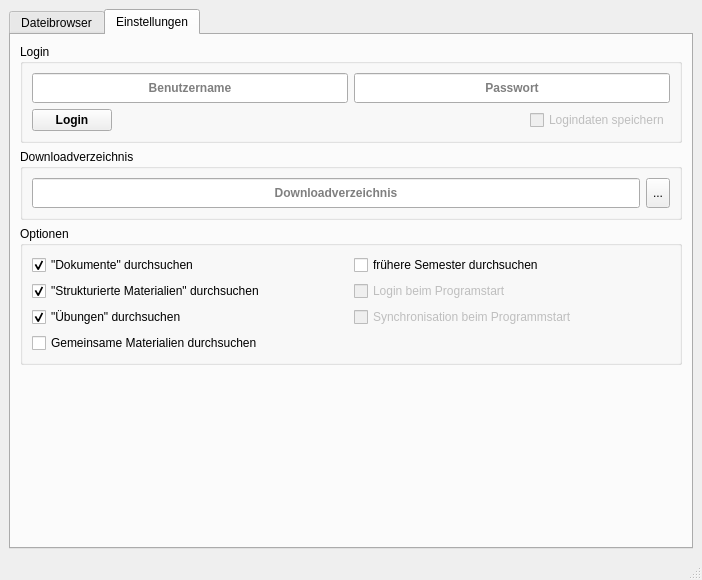
<?xml version="1.0" encoding="UTF-8"?>
<ui version="4.0">
 <class>MainWindow</class>
 <widget class="QMainWindow" name="MainWindow">
  <property name="geometry">
   <rect>
    <x>0</x>
    <y>0</y>
    <width>702</width>
    <height>580</height>
   </rect>
  </property>
  <property name="maximumSize">
   <size>
    <width>900</width>
    <height>16777215</height>
   </size>
  </property>
  <property name="windowTitle">
   <string>Sync-my-L²P</string>
  </property>
  <property name="windowIcon">
   <iconset resource="Icons.qrc">
    <normaloff>:/Icons/Icons/magnifier.png</normaloff>:/Icons/Icons/magnifier.png</iconset>
  </property>
  <widget class="QWidget" name="centralwidget">
   <layout class="QVBoxLayout" name="verticalLayout_2">
    <item>
     <widget class="QTabWidget" name="tabWidget">
      <property name="sizePolicy">
       <sizepolicy hsizetype="Expanding" vsizetype="Expanding">
        <horstretch>0</horstretch>
        <verstretch>0</verstretch>
       </sizepolicy>
      </property>
      <property name="currentIndex">
       <number>1</number>
      </property>
      <property name="iconSize">
       <size>
        <width>16</width>
        <height>16</height>
       </size>
      </property>
      <widget class="QWidget" name="Dateibrowser">
       <attribute name="icon">
        <iconset resource="Icons.qrc">
         <normaloff>:/Icons/Icons/cupboard.png</normaloff>:/Icons/Icons/cupboard.png</iconset>
       </attribute>
       <attribute name="title">
        <string>Dateibrowser</string>
       </attribute>
       <layout class="QHBoxLayout" name="horizontalLayout_3">
        <item>
         <widget class="QTreeView" name="treeView">
          <property name="sizePolicy">
           <sizepolicy hsizetype="MinimumExpanding" vsizetype="Expanding">
            <horstretch>0</horstretch>
            <verstretch>0</verstretch>
           </sizepolicy>
          </property>
          <property name="mouseTracking">
           <bool>true</bool>
          </property>
          <property name="contextMenuPolicy">
           <enum>Qt::CustomContextMenu</enum>
          </property>
          <property name="editTriggers">
           <set>QAbstractItemView::NoEditTriggers</set>
          </property>
          <property name="tabKeyNavigation">
           <bool>true</bool>
          </property>
          <property name="showDropIndicator" stdset="0">
           <bool>false</bool>
          </property>
          <property name="alternatingRowColors">
           <bool>true</bool>
          </property>
          <property name="selectionMode">
           <enum>QAbstractItemView::ExtendedSelection</enum>
          </property>
          <property name="uniformRowHeights">
           <bool>true</bool>
          </property>
          <property name="animated">
           <bool>true</bool>
          </property>
          <property name="wordWrap">
           <bool>true</bool>
          </property>
          <attribute name="headerVisible">
           <bool>false</bool>
          </attribute>
         </widget>
        </item>
        <item>
         <layout class="QVBoxLayout" name="verticalLayout_3">
          <item>
           <widget class="QGroupBox" name="AnsichtBox">
            <property name="sizePolicy">
             <sizepolicy hsizetype="Preferred" vsizetype="Maximum">
              <horstretch>0</horstretch>
              <verstretch>0</verstretch>
             </sizepolicy>
            </property>
            <property name="minimumSize">
             <size>
              <width>150</width>
              <height>0</height>
             </size>
            </property>
            <property name="title">
             <string>Ansicht</string>
            </property>
            <layout class="QVBoxLayout" name="verticalLayout_4">
             <item>
              <widget class="QPushButton" name="Aktualisieren">
               <property name="enabled">
                <bool>false</bool>
               </property>
               <property name="statusTip">
                <string>Aktualiseren aller Veranstaltungen und Dateien</string>
               </property>
               <property name="text">
                <string>aktualisieren</string>
               </property>
               <property name="icon">
                <iconset resource="Icons.qrc">
                 <normaloff>:/Icons/Icons/refresh.png</normaloff>:/Icons/Icons/refresh.png</iconset>
               </property>
               <property name="iconSize">
                <size>
                 <width>16</width>
                 <height>16</height>
                </size>
               </property>
              </widget>
             </item>
             <item>
              <widget class="QPushButton" name="expandButton">
               <property name="statusTip">
                <string>Expandieren aller Veranstaltungen und Ordner</string>
               </property>
               <property name="text">
                <string>alle expandieren</string>
               </property>
              </widget>
             </item>
             <item>
              <widget class="QPushButton" name="collapseButton">
               <property name="statusTip">
                <string>Rduzieren aller Veranstaltungen und Ordner</string>
               </property>
               <property name="text">
                <string>alle reduzieren</string>
               </property>
              </widget>
             </item>
             <item>
              <widget class="QPushButton" name="directoryOpen">
               <property name="enabled">
                <bool>false</bool>
               </property>
               <property name="sizePolicy">
                <sizepolicy hsizetype="Minimum" vsizetype="Fixed">
                 <horstretch>0</horstretch>
                 <verstretch>0</verstretch>
                </sizepolicy>
               </property>
               <property name="statusTip">
                <string>Öffnen des ausgewählten Downloadverzeichnisses</string>
               </property>
               <property name="text">
                <string>Speicherort öffnen</string>
               </property>
               <property name="icon">
                <iconset resource="Icons.qrc">
                 <normaloff>:/Icons/drive</normaloff>:/Icons/drive</iconset>
               </property>
               <property name="iconSize">
                <size>
                 <width>16</width>
                 <height>16</height>
                </size>
               </property>
              </widget>
             </item>
            </layout>
           </widget>
          </item>
          <item>
           <spacer name="verticalSpacer_2">
            <property name="orientation">
             <enum>Qt::Vertical</enum>
            </property>
            <property name="sizeType">
             <enum>QSizePolicy::Expanding</enum>
            </property>
            <property name="sizeHint" stdset="0">
             <size>
              <width>20</width>
              <height>20</height>
             </size>
            </property>
           </spacer>
          </item>
          <item>
           <widget class="QGroupBox" name="FilterBox">
            <property name="sizePolicy">
             <sizepolicy hsizetype="Preferred" vsizetype="Maximum">
              <horstretch>0</horstretch>
              <verstretch>0</verstretch>
             </sizepolicy>
            </property>
            <property name="title">
             <string>Dateifilter</string>
            </property>
            <layout class="QGridLayout" name="gridLayout_3">
             <item row="0" column="0">
              <widget class="QCheckBox" name="maxSizeCheckBox">
               <property name="statusTip">
                <string>Auswahl einer maximalen Dateigröße für runterzuladene Dateien</string>
               </property>
               <property name="text">
                <string>Max. Größe</string>
               </property>
              </widget>
             </item>
             <item row="1" column="0" colspan="2">
              <widget class="QPushButton" name="nameFilterButton">
               <property name="enabled">
                <bool>false</bool>
               </property>
               <property name="text">
                <string>Namensfilter</string>
               </property>
              </widget>
             </item>
             <item row="2" column="0" colspan="2">
              <widget class="QPushButton" name="dateFilterButton">
               <property name="enabled">
                <bool>false</bool>
               </property>
               <property name="text">
                <string>Datumsfilter</string>
               </property>
              </widget>
             </item>
             <item row="0" column="1">
              <widget class="QSpinBox" name="maxSizeBox">
               <property name="sizePolicy">
                <sizepolicy hsizetype="Maximum" vsizetype="Fixed">
                 <horstretch>0</horstretch>
                 <verstretch>0</verstretch>
                </sizepolicy>
               </property>
               <property name="alignment">
                <set>Qt::AlignRight|Qt::AlignTrailing|Qt::AlignVCenter</set>
               </property>
               <property name="accelerated">
                <bool>true</bool>
               </property>
               <property name="suffix">
                <string> MB</string>
               </property>
               <property name="minimum">
                <number>1</number>
               </property>
               <property name="maximum">
                <number>999</number>
               </property>
              </widget>
             </item>
            </layout>
           </widget>
          </item>
          <item>
           <widget class="QGroupBox" name="SynchronisierungBox">
            <property name="sizePolicy">
             <sizepolicy hsizetype="Preferred" vsizetype="Maximum">
              <horstretch>0</horstretch>
              <verstretch>0</verstretch>
             </sizepolicy>
            </property>
            <property name="minimumSize">
             <size>
              <width>150</width>
              <height>0</height>
             </size>
            </property>
            <property name="title">
             <string>Synchronisation</string>
            </property>
            <layout class="QVBoxLayout" name="verticalLayout_5">
             <item>
              <widget class="QPushButton" name="ausschliessen">
               <property name="enabled">
                <bool>false</bool>
               </property>
               <property name="statusTip">
                <string>Ausschließen aller ausgewählten Dateien aus der Synchronisation</string>
               </property>
               <property name="text">
                <string>ausschließen</string>
               </property>
               <property name="icon">
                <iconset resource="Icons.qrc">
                 <normaloff>:/Icons/Icons/block.png</normaloff>:/Icons/Icons/block.png</iconset>
               </property>
               <property name="iconSize">
                <size>
                 <width>16</width>
                 <height>16</height>
                </size>
               </property>
              </widget>
             </item>
             <item>
              <widget class="QPushButton" name="einbinden">
               <property name="enabled">
                <bool>false</bool>
               </property>
               <property name="statusTip">
                <string>Einbinden aller ausgewählten Dateien aus der Synchronisation</string>
               </property>
               <property name="text">
                <string>einbinden</string>
               </property>
               <property name="icon">
                <iconset resource="Icons.qrc">
                 <normaloff>:/Icons/Icons/tick.png</normaloff>:/Icons/Icons/tick.png</iconset>
               </property>
               <property name="iconSize">
                <size>
                 <width>16</width>
                 <height>16</height>
                </size>
               </property>
              </widget>
             </item>
             <item>
              <widget class="QPushButton" name="synchronisieren">
               <property name="enabled">
                <bool>false</bool>
               </property>
               <property name="font">
                <font>
                 <weight>75</weight>
                 <bold>true</bold>
                </font>
               </property>
               <property name="statusTip">
                <string>Starten der Synchronisation</string>
               </property>
               <property name="text">
                <string>synchronsieren</string>
               </property>
               <property name="icon">
                <iconset resource="Icons.qrc">
                 <normaloff>:/Icons/Icons/download.png</normaloff>:/Icons/Icons/download.png</iconset>
               </property>
               <property name="iconSize">
                <size>
                 <width>16</width>
                 <height>16</height>
                </size>
               </property>
              </widget>
             </item>
            </layout>
           </widget>
          </item>
         </layout>
        </item>
       </layout>
      </widget>
      <widget class="QWidget" name="Einstellungen">
       <property name="sizePolicy">
        <sizepolicy hsizetype="Preferred" vsizetype="Preferred">
         <horstretch>0</horstretch>
         <verstretch>0</verstretch>
        </sizepolicy>
       </property>
       <attribute name="icon">
        <iconset resource="Icons.qrc">
         <normaloff>:/Icons/Icons/gear.png</normaloff>:/Icons/Icons/gear.png</iconset>
       </attribute>
       <attribute name="title">
        <string>Einstellungen</string>
       </attribute>
       <layout class="QVBoxLayout" name="verticalLayout">
        <item>
         <widget class="QGroupBox" name="groupBox_2">
          <property name="sizePolicy">
           <sizepolicy hsizetype="Preferred" vsizetype="Maximum">
            <horstretch>0</horstretch>
            <verstretch>0</verstretch>
           </sizepolicy>
          </property>
          <property name="title">
           <string>Login</string>
          </property>
          <layout class="QGridLayout" name="gridLayout">
           <item row="0" column="0">
            <widget class="QLineEdit" name="BenutzernameFeld">
             <property name="minimumSize">
              <size>
               <width>315</width>
               <height>30</height>
              </size>
             </property>
             <property name="font">
              <font>
               <weight>75</weight>
               <bold>true</bold>
              </font>
             </property>
             <property name="alignment">
              <set>Qt::AlignCenter</set>
             </property>
             <property name="placeholderText">
              <string>Benutzername</string>
             </property>
            </widget>
           </item>
           <item row="0" column="1">
            <widget class="QLineEdit" name="PasswortFeld">
             <property name="minimumSize">
              <size>
               <width>315</width>
               <height>30</height>
              </size>
             </property>
             <property name="font">
              <font>
               <weight>75</weight>
               <bold>true</bold>
              </font>
             </property>
             <property name="echoMode">
              <enum>QLineEdit::Password</enum>
             </property>
             <property name="cursorPosition">
              <number>0</number>
             </property>
             <property name="alignment">
              <set>Qt::AlignCenter</set>
             </property>
             <property name="placeholderText">
              <string>Passwort</string>
             </property>
            </widget>
           </item>
           <item row="3" column="1">
            <layout class="QHBoxLayout" name="horizontalLayout">
             <item>
              <spacer name="horizontalSpacer">
               <property name="orientation">
                <enum>Qt::Horizontal</enum>
               </property>
               <property name="sizeHint" stdset="0">
                <size>
                 <width>0</width>
                 <height>0</height>
                </size>
               </property>
              </spacer>
             </item>
             <item>
              <widget class="QCheckBox" name="DatenSpeichern">
               <property name="enabled">
                <bool>false</bool>
               </property>
               <property name="sizePolicy">
                <sizepolicy hsizetype="Maximum" vsizetype="Fixed">
                 <horstretch>0</horstretch>
                 <verstretch>0</verstretch>
                </sizepolicy>
               </property>
               <property name="statusTip">
                <string>Speichern der Logindaten auf dem Computer</string>
               </property>
               <property name="text">
                <string>Logindaten speichern</string>
               </property>
              </widget>
             </item>
            </layout>
           </item>
           <item row="3" column="0">
            <widget class="QPushButton" name="Login">
             <property name="sizePolicy">
              <sizepolicy hsizetype="Maximum" vsizetype="Fixed">
               <horstretch>0</horstretch>
               <verstretch>0</verstretch>
              </sizepolicy>
             </property>
             <property name="font">
              <font>
               <weight>75</weight>
               <bold>true</bold>
              </font>
             </property>
             <property name="statusTip">
              <string>Start des Einlogvorgangs</string>
             </property>
             <property name="text">
              <string>Login</string>
             </property>
             <property name="icon">
              <iconset resource="Icons.qrc">
               <normaloff>:/Icons/Icons/lock.png</normaloff>:/Icons/Icons/lock.png</iconset>
             </property>
             <property name="iconSize">
              <size>
               <width>16</width>
               <height>16</height>
              </size>
             </property>
            </widget>
           </item>
          </layout>
         </widget>
        </item>
        <item>
         <widget class="QGroupBox" name="VerzeichnisBox">
          <property name="sizePolicy">
           <sizepolicy hsizetype="Preferred" vsizetype="Maximum">
            <horstretch>0</horstretch>
            <verstretch>0</verstretch>
           </sizepolicy>
          </property>
          <property name="title">
           <string>Downloadverzeichnis</string>
          </property>
          <layout class="QHBoxLayout" name="horizontalLayout_2">
           <item>
            <widget class="QLineEdit" name="VerzeichnisFeld">
             <property name="sizePolicy">
              <sizepolicy hsizetype="MinimumExpanding" vsizetype="Fixed">
               <horstretch>0</horstretch>
               <verstretch>0</verstretch>
              </sizepolicy>
             </property>
             <property name="minimumSize">
              <size>
               <width>0</width>
               <height>30</height>
              </size>
             </property>
             <property name="font">
              <font>
               <weight>75</weight>
               <bold>true</bold>
              </font>
             </property>
             <property name="alignment">
              <set>Qt::AlignCenter</set>
             </property>
             <property name="readOnly">
              <bool>true</bool>
             </property>
             <property name="placeholderText">
              <string>Downloadverzeichnis</string>
             </property>
            </widget>
           </item>
           <item>
            <widget class="QToolButton" name="directoryButton">
             <property name="sizePolicy">
              <sizepolicy hsizetype="Minimum" vsizetype="Preferred">
               <horstretch>0</horstretch>
               <verstretch>0</verstretch>
              </sizepolicy>
             </property>
             <property name="text">
              <string>...</string>
             </property>
            </widget>
           </item>
          </layout>
         </widget>
        </item>
        <item>
         <widget class="QGroupBox" name="OptionenBox">
          <property name="sizePolicy">
           <sizepolicy hsizetype="Preferred" vsizetype="Maximum">
            <horstretch>0</horstretch>
            <verstretch>0</verstretch>
           </sizepolicy>
          </property>
          <property name="title">
           <string>Optionen</string>
          </property>
          <layout class="QGridLayout" name="gridLayout_2">
           <item row="0" column="0">
            <widget class="QCheckBox" name="documentsCheck">
             <property name="statusTip">
              <string>Einschließen von &quot;Dokumente&quot; in die Synchronisation</string>
             </property>
             <property name="text">
              <string>&quot;Dokumente&quot; durchsuchen</string>
             </property>
             <property name="checked">
              <bool>true</bool>
             </property>
            </widget>
           </item>
           <item row="2" column="0">
            <widget class="QCheckBox" name="structeredDocumentsCheck">
             <property name="statusTip">
              <string>Einschließen von &quot;Strukturiete Materialien&quot; in die Synchronisation</string>
             </property>
             <property name="text">
              <string>&quot;Strukturierte Materialien&quot; durchsuchen</string>
             </property>
             <property name="checked">
              <bool>true</bool>
             </property>
            </widget>
           </item>
           <item row="0" column="1">
            <widget class="QCheckBox" name="alteSemesterCheck">
             <property name="statusTip">
              <string>Durchsuchen der vergangen Semester</string>
             </property>
             <property name="text">
              <string>frühere Semester durchsuchen</string>
             </property>
            </widget>
           </item>
           <item row="2" column="1">
            <widget class="QCheckBox" name="AutoLogin">
             <property name="enabled">
              <bool>false</bool>
             </property>
             <property name="sizePolicy">
              <sizepolicy hsizetype="Minimum" vsizetype="Fixed">
               <horstretch>0</horstretch>
               <verstretch>0</verstretch>
              </sizepolicy>
             </property>
             <property name="statusTip">
              <string>Automatischer Loginversuch beim Programmstart</string>
             </property>
             <property name="text">
              <string>Login beim Programstart</string>
             </property>
            </widget>
           </item>
           <item row="3" column="1">
            <widget class="QCheckBox" name="autoSyncCheck">
             <property name="enabled">
              <bool>false</bool>
             </property>
             <property name="statusTip">
              <string>Automatische Synchronisation beim Programmstart</string>
             </property>
             <property name="text">
              <string>Synchronisation beim Programmstart</string>
             </property>
            </widget>
           </item>
           <item row="3" column="0">
            <widget class="QCheckBox" name="exercisesCheck">
             <property name="statusTip">
              <string>Einschließen von &quot;Übungen&quot; in die Synchronisation</string>
             </property>
             <property name="text">
              <string>&quot;Übungen&quot; durchsuchen</string>
             </property>
             <property name="checked">
              <bool>true</bool>
             </property>
            </widget>
           </item>
           <item row="4" column="0">
            <widget class="QCheckBox" name="sharedFilesCheck">
             <property name="text">
              <string>Gemeinsame Materialien durchsuchen</string>
             </property>
            </widget>
           </item>
          </layout>
         </widget>
        </item>
        <item>
         <spacer name="verticalSpacer">
          <property name="orientation">
           <enum>Qt::Vertical</enum>
          </property>
          <property name="sizeType">
           <enum>QSizePolicy::MinimumExpanding</enum>
          </property>
          <property name="sizeHint" stdset="0">
           <size>
            <width>0</width>
            <height>0</height>
           </size>
          </property>
         </spacer>
        </item>
       </layout>
      </widget>
     </widget>
    </item>
   </layout>
  </widget>
  <widget class="QStatusBar" name="statusBar"/>
 </widget>
 <resources>
  <include location="Icons.qrc"/>
 </resources>
 <connections/>
</ui>
